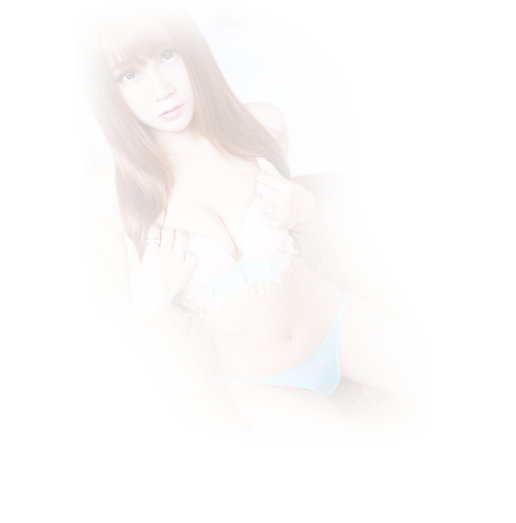
#> input picture Example/img/image/taotubj.png, 1031 x 1046 px, found by its file name (shown at 1/2 size)
$ python test.py
#> lines starting #> are read from the running program, lines starting #| are printed output that depends on the picture
from PIL import Image

pil_im = Image.open('taotubj.png')
#> pil_im is the input picture: PIL image 1031x1046 RGBA; mean R, G, B, A 223.1, 207.1, 201.9, 10.9
box = (800, 0, 1100, 300)
# 剪切图片
region = pil_im.crop(box)

# region.save('new.jpg')

l = pil_im.convert('L')
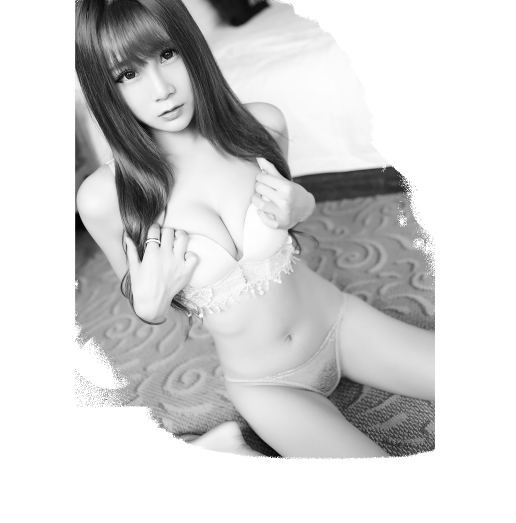
#> l: PIL image 1031x1046 L (shown at 1/2 size); min 0, max 255, mean 211.3

l.save('l.jpg')
